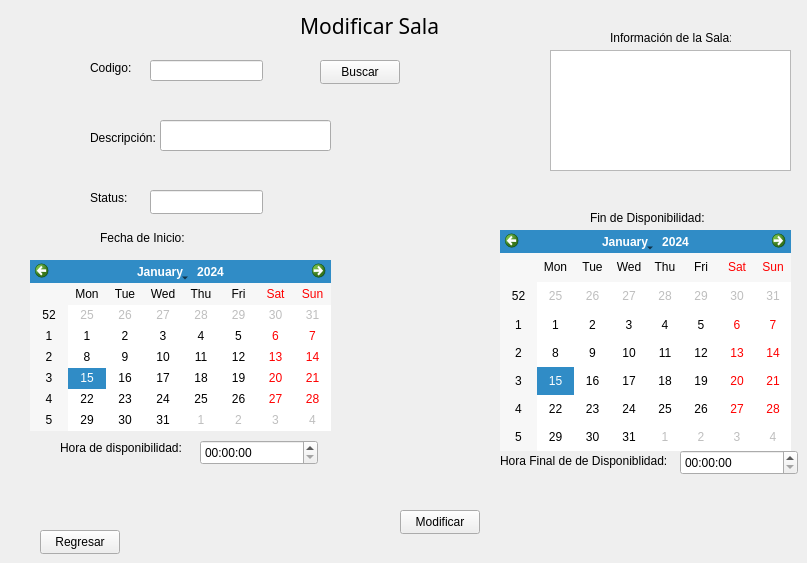
    <widget class="QWidget" name="ModificarSala">
     <widget class="QLabel" name="label_25">
      <property name="geometry">
       <rect>
        <x>300</x>
        <y>10</y>
        <width>201</width>
        <height>31</height>
       </rect>
      </property>
      <property name="font">
       <font>
        <family>Segoe UI Black</family>
        <pointsize>16</pointsize>
       </font>
      </property>
      <property name="text">
       <string>Modificar Sala</string>
      </property>
     </widget>
     <widget class="QLabel" name="label_26">
      <property name="geometry">
       <rect>
        <x>90</x>
        <y>60</y>
        <width>49</width>
        <height>16</height>
       </rect>
      </property>
      <property name="text">
       <string>Codigo:</string>
      </property>
     </widget>
     <widget class="QLabel" name="label_27">
      <property name="geometry">
       <rect>
        <x>90</x>
        <y>130</y>
        <width>81</width>
        <height>16</height>
       </rect>
      </property>
      <property name="text">
       <string>Descripción:</string>
      </property>
     </widget>
     <widget class="QLabel" name="label_28">
      <property name="geometry">
       <rect>
        <x>90</x>
        <y>190</y>
        <width>49</width>
        <height>16</height>
       </rect>
      </property>
      <property name="text">
       <string>Status:</string>
      </property>
     </widget>
     <widget class="QLineEdit" name="DescripcioModificar">
      <property name="geometry">
       <rect>
        <x>160</x>
        <y>120</y>
        <width>171</width>
        <height>31</height>
       </rect>
      </property>
     </widget>
     <widget class="QCalendarWidget" name="fechaStarModi">
      <property name="geometry">
       <rect>
        <x>30</x>
        <y>260</y>
        <width>301</width>
        <height>171</height>
       </rect>
      </property>
     </widget>
     <widget class="QCalendarWidget" name="fechaFinalDisponibilidad">
      <property name="geometry">
       <rect>
        <x>500</x>
        <y>230</y>
        <width>291</width>
        <height>221</height>
       </rect>
      </property>
     </widget>
     <widget class="QLabel" name="label_29">
      <property name="geometry">
       <rect>
        <x>100</x>
        <y>230</y>
        <width>91</width>
        <height>16</height>
       </rect>
      </property>
      <property name="text">
       <string>Fecha de Inicio:</string>
      </property>
     </widget>
     <widget class="QLabel" name="label_30">
      <property name="geometry">
       <rect>
        <x>590</x>
        <y>210</y>
        <width>121</width>
        <height>16</height>
       </rect>
      </property>
      <property name="text">
       <string>Fin de Disponibilidad:</string>
      </property>
     </widget>
     <widget class="QPushButton" name="pushButton_26">
      <property name="geometry">
       <rect>
        <x>400</x>
        <y>510</y>
        <width>80</width>
        <height>24</height>
       </rect>
      </property>
      <property name="text">
       <string>Modificar</string>
      </property>
     </widget>
     <widget class="QPushButton" name="pushButton_27">
      <property name="geometry">
       <rect>
        <x>40</x>
        <y>530</y>
        <width>80</width>
        <height>24</height>
       </rect>
      </property>
      <property name="text">
       <string>Regresar</string>
      </property>
     </widget>
     <widget class="QLineEdit" name="CodeModificar">
      <property name="geometry">
       <rect>
        <x>150</x>
        <y>60</y>
        <width>113</width>
        <height>21</height>
       </rect>
      </property>
     </widget>
     <widget class="QLabel" name="label_115">
      <property name="geometry">
       <rect>
        <x>60</x>
        <y>440</y>
        <width>131</width>
        <height>16</height>
       </rect>
      </property>
      <property name="text">
       <string>Hora de disponibilidad:</string>
      </property>
     </widget>
     <widget class="QLabel" name="label_116">
      <property name="geometry">
       <rect>
        <x>500</x>
        <y>450</y>
        <width>171</width>
        <height>21</height>
       </rect>
      </property>
      <property name="text">
       <string>Hora Final de de Disponiblidad:</string>
      </property>
     </widget>
     <widget class="QTimeEdit" name="horainicio_modi">
      <property name="geometry">
       <rect>
        <x>200</x>
        <y>440</y>
        <width>118</width>
        <height>25</height>
       </rect>
      </property>
     </widget>
     <widget class="QTimeEdit" name="horafinal_modi">
      <property name="geometry">
       <rect>
        <x>680</x>
        <y>450</y>
        <width>118</width>
        <height>25</height>
       </rect>
      </property>
     </widget>
     <widget class="QPushButton" name="buscar_sala">
      <property name="geometry">
       <rect>
        <x>320</x>
        <y>60</y>
        <width>80</width>
        <height>24</height>
       </rect>
      </property>
      <property name="text">
       <string>Buscar</string>
      </property>
     </widget>
     <widget class="QLineEdit" name="status_modi">
      <property name="geometry">
       <rect>
        <x>150</x>
        <y>190</y>
        <width>113</width>
        <height>24</height>
       </rect>
      </property>
     </widget>
     <widget class="QTextEdit" name="texto_sala">
      <property name="geometry">
       <rect>
        <x>550</x>
        <y>50</y>
        <width>241</width>
        <height>121</height>
       </rect>
      </property>
     </widget>
     <widget class="QLabel" name="label_117">
      <property name="geometry">
       <rect>
        <x>610</x>
        <y>30</y>
        <width>121</width>
        <height>16</height>
       </rect>
      </property>
      <property name="text">
       <string>Información de la Sala:</string>
      </property>
     </widget>
    </widget>
